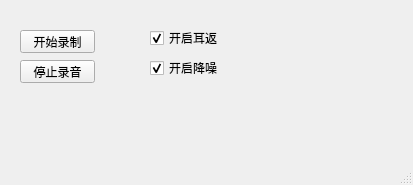
<?xml version="1.0" encoding="UTF-8"?>
<ui version="4.0">
 <class>MainWindow</class>
 <widget class="QMainWindow" name="MainWindow">
  <property name="geometry">
   <rect>
    <x>0</x>
    <y>0</y>
    <width>413</width>
    <height>185</height>
   </rect>
  </property>
  <property name="windowTitle">
   <string>MainWindow</string>
  </property>
  <widget class="QWidget" name="centralwidget">
   <widget class="QPushButton" name="pushButton">
    <property name="geometry">
     <rect>
      <x>20</x>
      <y>30</y>
      <width>75</width>
      <height>23</height>
     </rect>
    </property>
    <property name="text">
     <string>开始录制</string>
    </property>
   </widget>
   <widget class="QPushButton" name="pushButton_2">
    <property name="geometry">
     <rect>
      <x>20</x>
      <y>60</y>
      <width>75</width>
      <height>23</height>
     </rect>
    </property>
    <property name="text">
     <string>停止录音</string>
    </property>
   </widget>
   <widget class="QCheckBox" name="cbx_return">
    <property name="geometry">
     <rect>
      <x>150</x>
      <y>30</y>
      <width>71</width>
      <height>16</height>
     </rect>
    </property>
    <property name="text">
     <string>开启耳返</string>
    </property>
    <property name="checked">
     <bool>true</bool>
    </property>
   </widget>
   <widget class="QCheckBox" name="cbx_df">
    <property name="geometry">
     <rect>
      <x>150</x>
      <y>60</y>
      <width>71</width>
      <height>16</height>
     </rect>
    </property>
    <property name="text">
     <string>开启降噪</string>
    </property>
    <property name="checked">
     <bool>true</bool>
    </property>
   </widget>
  </widget>
  <widget class="QMenuBar" name="menubar">
   <property name="geometry">
    <rect>
     <x>0</x>
     <y>0</y>
     <width>413</width>
     <height>23</height>
    </rect>
   </property>
  </widget>
  <widget class="QStatusBar" name="statusbar"/>
 </widget>
 <resources/>
 <connections/>
</ui>
